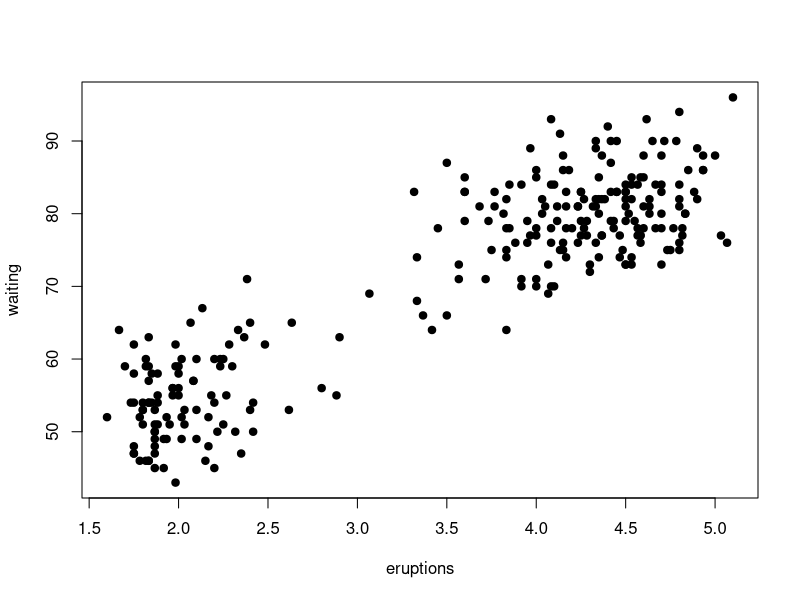
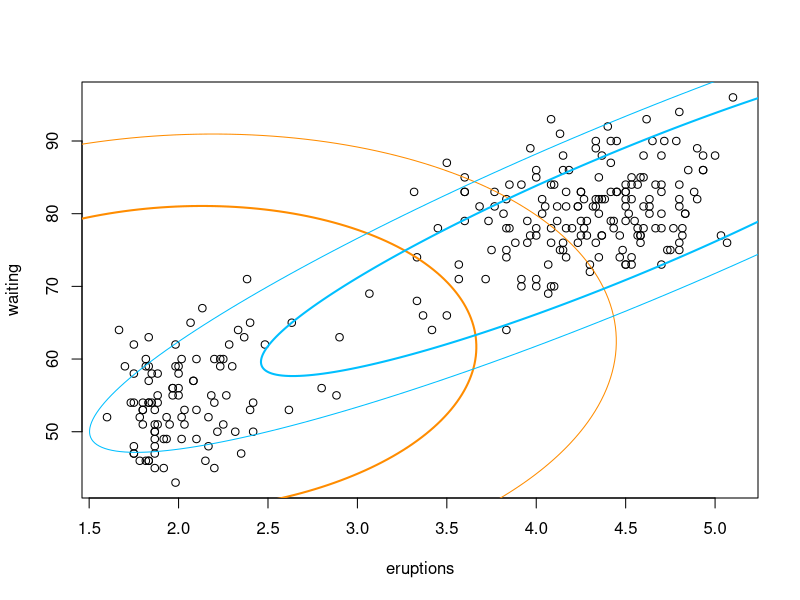
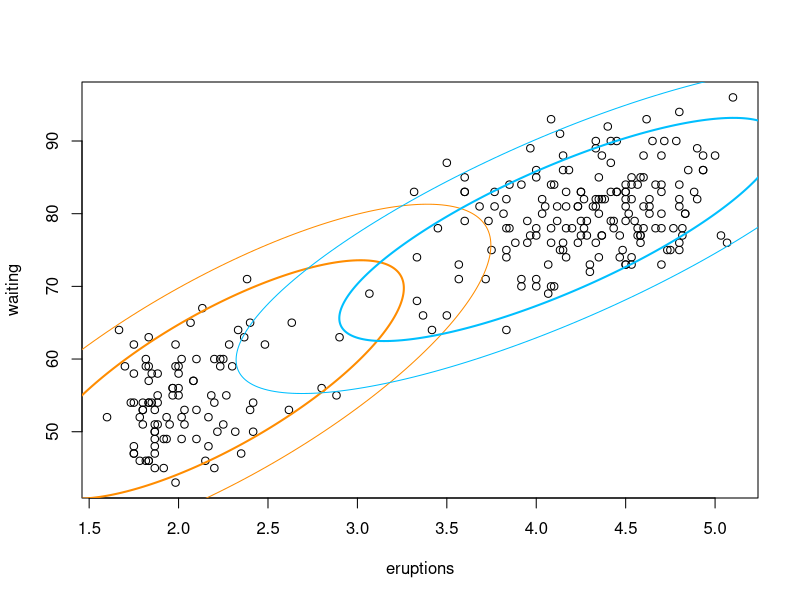
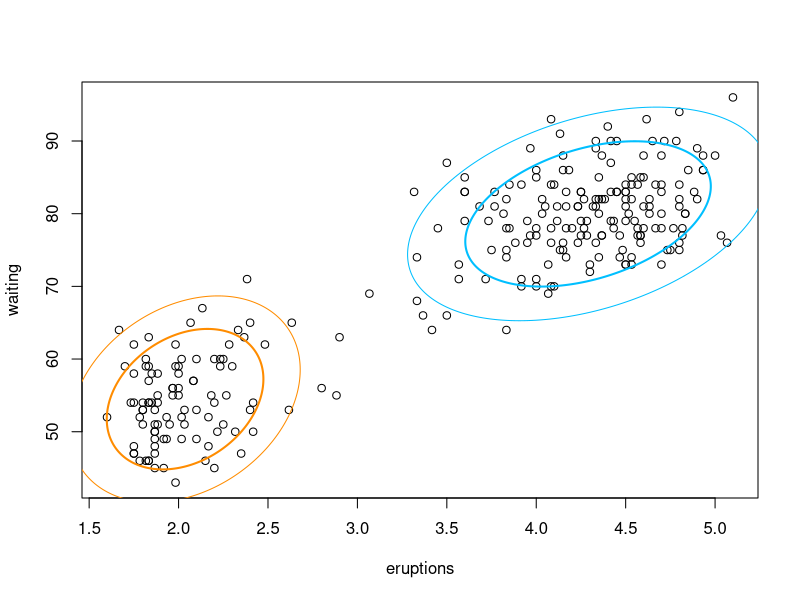

Here is the R script that generated these plots, in order:
## ---- chunk 1
knitr::opts_chunk$set(echo = TRUE)
## ---- chunk 2
plot(faithful, pch = 19)
## ---- chunk 3
#detach("package:mixtools", unload=TRUE)
library(mvtnorm)

# this function helps with updating of sigma
sigma_tool = function(index, Ti, x, mu) {
  Ti[index] * (x[index,] - mu) %*% t((x[index,] - mu))
}


# part(c): implementing the algorithm
x = faithful

#initialize everthing
Pi = 0.5
mu1 = c(2, 60)
mu2 = c(4.5, 80)
sigma1 = matrix(c(1, 1, 1 , 160), nrow = 2)
sigma2 = matrix(c(1.5, 15, 15, 180), nrow = 2)
T1 = rep(0.5, nrow(x))
x = as.matrix(x)
colnames(x) = NULL

for (k in 1:10000) {
  # E step
  
  density1 = apply(
    x,
    MARGIN = 1,
    FUN = dmvnorm,
    mean = mu1,
    sigma = sigma1
  )
  density2 = apply(
    x,
    MARGIN = 1,
    FUN = dmvnorm,
    mean = mu2,
    sigma = sigma2
  )
  
  T1_new = Pi * density1 / (Pi * density1 + (1 - Pi) * density2) # T1
  T2_new = 1 - T1_new
  
  # M step
  Pi_new = mean(T1_new)
  
  # update mu1 and mu2
  mu1 = apply(T1_new * x, FUN = sum, MARGIN = 2) / sum(T1_new)
  mu2 = apply(T2_new * x, FUN = sum, MARGIN = 2) / sum(T2_new)
  
  # update sigma1 and sigma2
  sigma_tool = function(index, Ti, x, mu){
    Ti[index] * (x[index,] - mu) %*% t((x[index,] - mu))
  }
  
  sigma1 = lapply(
    1:nrow(x),
    FUN = sigma_tool,
    Ti = T1_new,
    x = x,
    mu = mu1
  )
  sigma1 = Reduce(`+`, sigma1) / sum(T1_new)
  
  sigma2 = lapply(
    1:nrow(x),
    FUN = sigma_tool,
    Ti = T2_new,
    x = x,
    mu = mu2
  )
  sigma2 = Reduce(`+`, sigma2) / sum(T2_new)
  
  if (mean(abs(T1-T1_new)) < 1e-12) {
    print(k)
    print(c(mu1, mu2, Pi_new) )
    break
  }
  else{
    T1 = T1_new
    Pi = Pi_new
    print(c(mu1, mu2, Pi_new) )
  }
  }


T1 = T1_new

result = list(
  "mu1" = mu1,
  "mu2" = mu2,
  "sigma1" = sigma1,
  "sigma2" = sigma2,
  "Pi" = T1
)


## ---- chunk 4
Pi = 0.5
mu1 = c(2, 60)
mu2 = c(4.5, 80)
sigma1 = matrix(c(1, 1, 1 , 160), nrow = 2)
sigma2 = matrix(c(1.5, 15, 15,180), nrow=2)
T1 = rep(0,nrow(x))
x = as.matrix(x)
colnames(x) = NULL
density1 = apply(x, MARGIN=1, FUN=dmvnorm, mean = mu1, sigma = sigma1)
density2 = apply(x, MARGIN=1, FUN=dmvnorm,mean = mu2, sigma = sigma2)
T1_new = Pi*density1/(Pi*density1+(1-Pi)*density2)
T2_new = 1 - T1_new
Pi_new = mean(T1_new) 
mu1 = apply(T1_new*x, FUN=sum, MARGIN = 2)/sum(T1_new)
mu2 = apply(T2_new*x, FUN=sum, MARGIN = 2)/sum(T2_new)
sigma1 = lapply(1:nrow(x), FUN=sigma_tool, Ti=T1_new, x=x,mu=mu1)
sigma1 = Reduce(`+`, sigma1)/sum(T1_new)
sigma2 = lapply(1:nrow(x), FUN=sigma_tool, Ti=T2_new, x=x,mu=mu2)
sigma2 = Reduce(`+`, sigma2)/sum(T2_new)
result_1st = list("mu1" = mu1,
              "mu2" = mu2,
              "sigma1" = sigma1, 
              "sigma2" = sigma2, 
              "Pi" = T1_new)
## ---- chunk 5
library(mixtools)

mu1 = c(2, 60)
mu2 = c(4.5, 80)
sigma1 = matrix(c(1, 1, 1 , 160), nrow = 2)
sigma2 = matrix(c(1.5, 15, 15, 180), nrow = 2)

addellipse <- function(mu, Sigma, ...)
  {
    ellipse(mu, Sigma, alpha = .05, lwd = 1, ...)
    ellipse(mu, Sigma, alpha = .25, lwd = 2, ...)
  }
  
# plot of initial values
plot(faithful)
addellipse(mu=mu1, Sigma=sigma1, col = "darkorange")
addellipse(mu=mu2, Sigma=sigma2, col = "deepskyblue")

# plot of first iteration
plot(faithful)
addellipse(result_1st$mu1, result_1st$sigma1, col = "darkorange")
addellipse(result_1st$mu2, result_1st$sigma2, col = "deepskyblue")
  
# plot of the final result
plot(faithful)
addellipse(result$mu1, result$sigma1, col = "darkorange")
addellipse(result$mu2, result$sigma2, col = "deepskyblue")
  
  
detach("package:mixtools", unload=TRUE)
